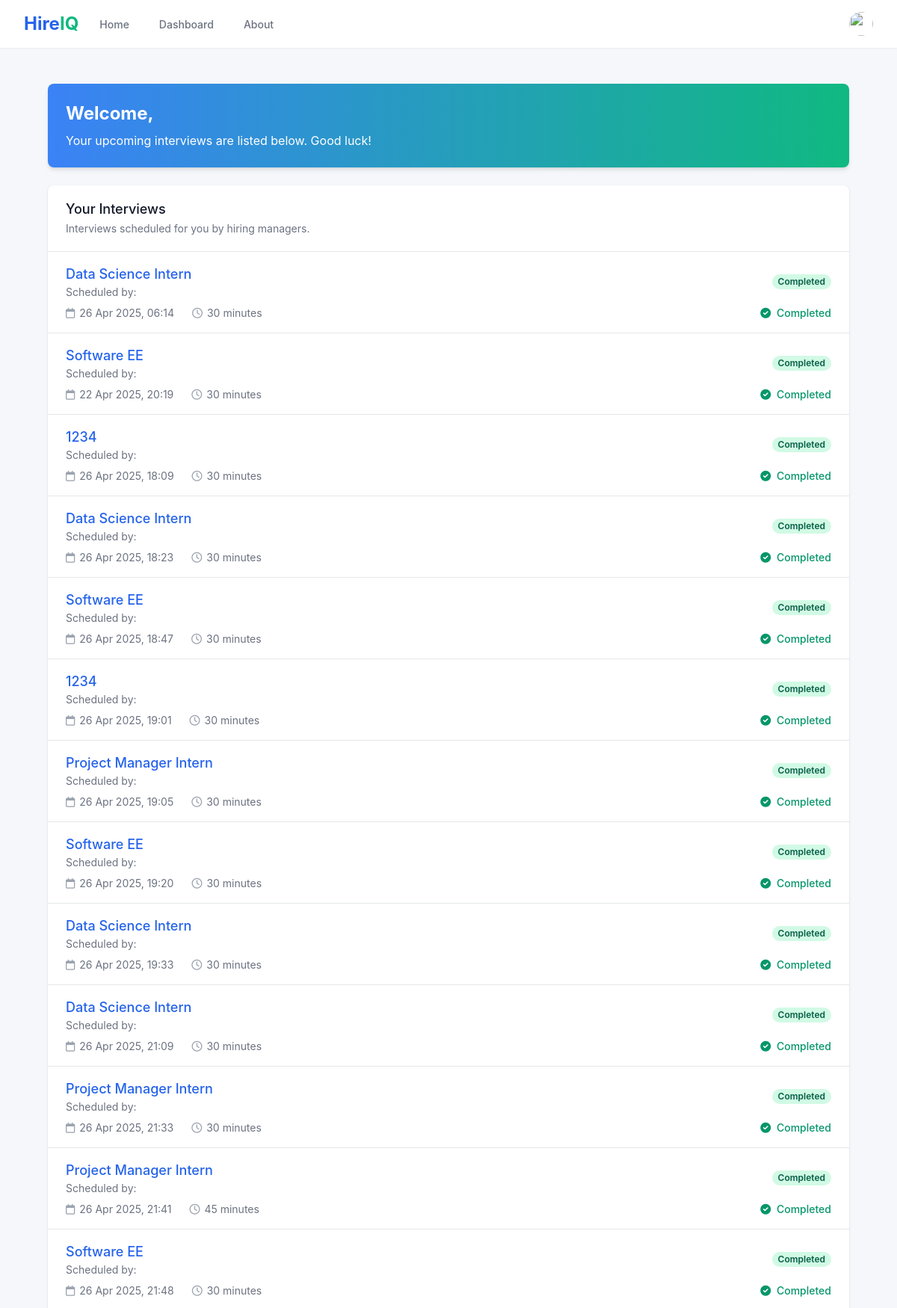
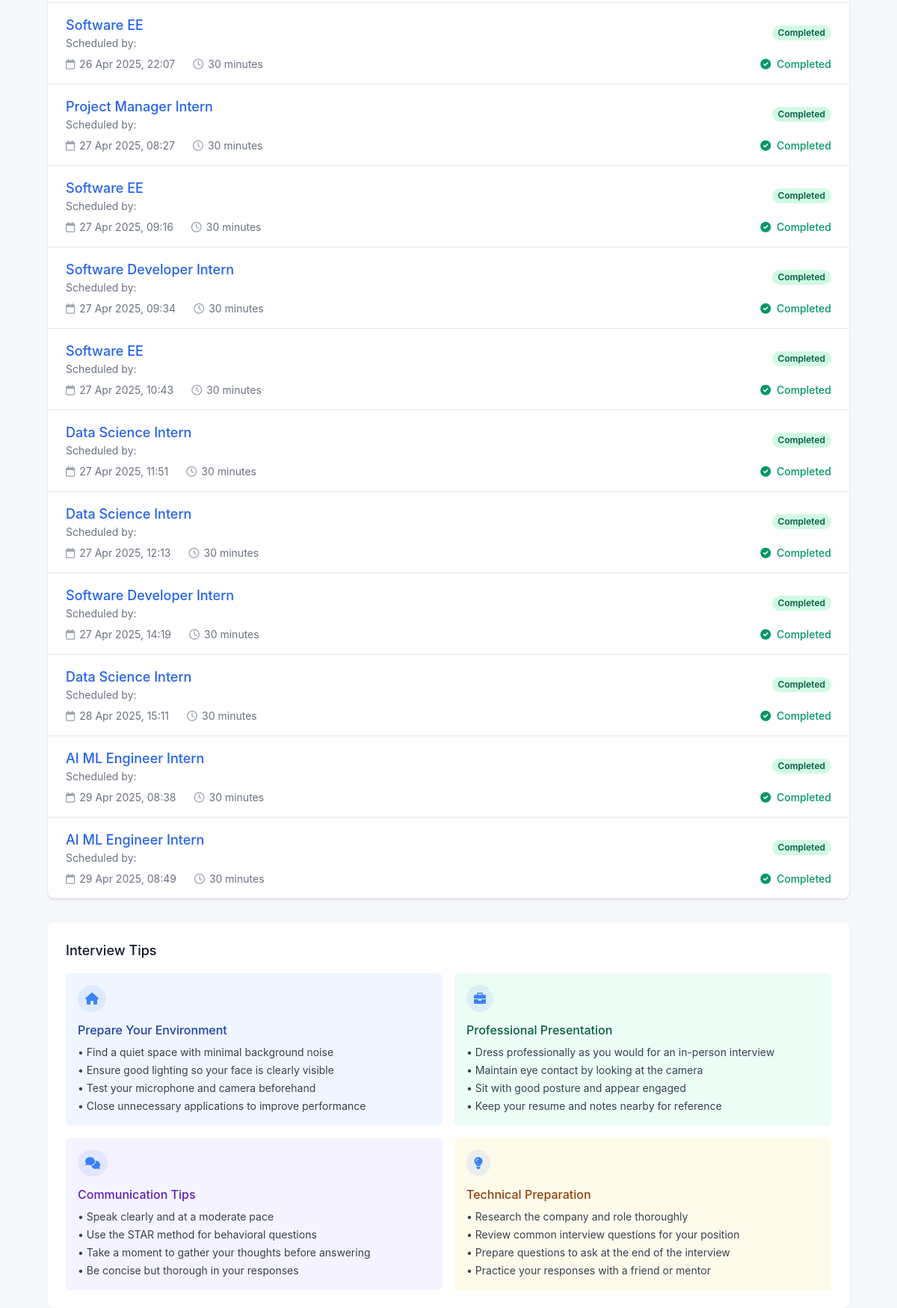
Page /candidate/dashboard (signed in, upper part) on the committed database (2 pictures, top to bottom).
### backend/database/models.py (models this page shows)
class Interview(Base):
    __tablename__ = "interviews"
    id = Column(Integer, primary_key=True, index=True)
    hr_id = Column(Integer, ForeignKey("users.id"), nullable=False)
    candidate_id = Column(Integer, ForeignKey("users.id"), nullable=False)
    candidate_name = Column(String, nullable=False)
    job_role = Column(String, nullable=False)
    difficulty = Column(String, nullable=False)  # "Very Easy", "Easy", "Medium", "Hard"
    scheduled_date = Column(DateTime, nullable=False)
    duration = Column(Integer, nullable=False)  # in minutes
    resume_path = Column(String, nullable=False)
    job_description = Column(Text, nullable=False)
    custom_questions = Column(JSON, nullable=True)
    status = Column(String, nullable=False)  # "scheduled", "in_progress", "completed", "cancelled"
    created_at = Column(DateTime, default=func.now())
    hr = relationship("User", foreign_keys=[hr_id], back_populates="hr_interviews")
    candidate = relationship("User", foreign_keys=[candidate_id], back_populates="candidate_interviews")
    results = relationship("InterviewResult", back_populates="interview", uselist=False)
    questions = relationship("InterviewQuestion", back_populates="interview")

### backend/main.py (the view)
@app.get("/candidate/dashboard", response_class=HTMLResponse)
async def candidate_dashboard(request: Request, user: User = Depends(get_current_user), db: Session = Depends(get_db)):
    if user.user_type != "Candidate":
        raise HTTPException(status_code=403, detail="Access denied")
    interviews = get_interviews_by_candidate(db, user.id)
    return templates.TemplateResponse("candidate_dashboard.html", {
        "request": request,
        "user": user,
        "interviews": interviews,
        "now": datetime.now()  # Add this line
    })

### frontend/templates/candidate_dashboard.html (shortened to what this page needs)
{% extends "base.html" %}
{% block content %}
<div class="max-w-7xl mx-auto py-6 px-4 sm:px-6 lg:px-8">
    <div class="welcome-banner mb-6 rounded-lg shadow-md p-6">
        <h1 class="text-2xl font-bold">Welcome, {{ user.full_name }}</h1>
        <p class="mt-2">Your upcoming interviews are listed below. Good luck!</p>
    </div>
    <div class="bg-white shadow overflow-hidden sm:rounded-lg">
        <div class="px-4 py-5 border-b border-gray-200 sm:px-6">
            <h3 class="text-lg leading-6 font-medium text-gray-900">
                Your Interviews
            </h3>
            <p class="mt-1 text-sm text-gray-500">
                Interviews scheduled for you by hiring managers.
            </p>
        </div>
        <ul class="divide-y divide-gray-200">
            {% if interviews %}
                {% for interview in interviews %}
                <li>
                    <div class="interview-card block hover:bg-gray-50">
                        <div class="px-4 py-4 sm:px-6">
                            <div class="flex items-center justify-between">
                                <div>
                                    <h4 class="text-lg font-medium text-blue-600">
                                        {{ interview.job_role }}
                                    </h4>
                                    <p class="text-sm text-gray-500">
                                        Scheduled by: {{ interview.hr_name }}
                                    </p>
                                </div>
                                <div class="ml-2 flex-shrink-0 flex">
                                    <p class="px-2 inline-flex text-xs leading-5 font-semibold rounded-full
                                    {% if interview.status == 'scheduled' %}
                                        status-scheduled
                                    {% elif interview.status == 'in_progress' %}
                                        status-in-progress
                                    {% elif interview.status == 'completed' %}
                                        status-completed
                                    {% endif %}">
                                        {{ interview.status|replace('_', ' ')|title }}
                                    </p>
                                </div>
                            </div>
                            <div class="mt-2 sm:flex sm:justify-between">
                                <div class="sm:flex">
                                    <p class="flex items-center text-sm text-gray-500">
                                        <i class="far fa-calendar mr-1.5 text-gray-400"></i>
                                        {{ interview.scheduled_date.strftime('%d %b %Y, %H:%M') }}
                                    </p>
                                    <p class="mt-2 flex items-center text-sm text-gray-500 sm:mt-0 sm:ml-6">
                                        <i class="far fa-clock mr-1.5 text-gray-400"></i>
                                        {{ interview.duration }} minutes
                                    </p>
                                </div>
                                <div class="mt-2 flex items-center text-sm sm:mt-0">
                                    {% if interview.status == 'scheduled' %}
                                        {% if interview.scheduled_date <= now %}
                                        <a href="/candidate/interview/{{ interview.id }}" class="inline-flex items-center px-4 py-2 border border-transparent text-sm font-medium rounded-md shadow-sm text-white bg-blue-600 hover:bg-blue-700 focus:outline-none focus:ring-2 focus:ring-offset-2 focus:ring-blue-500">
                                            Start Interview
                                        </a>
                                        {% else %}
                                        <span class="text-gray-500">Available on {{ interview.scheduled_date.strftime('%d %b') }}</span>
                                        {% endif %}
                                    {% elif interview.status == 'in_progress' %}
                                        <a href="/candidate/interview/{{ interview.id }}" class="inline-flex items-center px-4 py-2 border border-transparent text-sm font-medium rounded-md shadow-sm text-white bg-blue-600 hover:bg-blue-700 focus:outline-none focus:ring-2 focus:ring-offset-2 focus:ring-blue-500">
                                            Resume Interview
                                        </a>
                                    {% elif interview.status == 'completed' %}
                                        <span class="text-green-600 font-medium">
                                            <i class="fas fa-check-circle mr-1"></i> Completed
                                        </span>
                                    {% endif %}
                                </div>
                            </div>
                        </div>
                    </div>
                </li>
                {% endfor %}
            {% endif %}
        </ul>
    </div>
    <div class="mt-8 bg-white rounded-lg shadow-sm p-6">
        <h3 class="text-lg font-medium text-gray-900 mb-4">Interview Tips</h3>
        <div class="grid grid-cols-1 md:grid-cols-2 gap-4">
            <div class="tips-card bg-blue-50 p-4 rounded-md">
                <div class="tips-icon">
                    <i class="fas fa-home"></i>
                </div>
                <h4 class="font-medium text-blue-800 mb-2">Prepare Your Environment</h4>
                <ul class="text-sm text-gray-700 space-y-1">
                    <li>• Find a quiet space with minimal background noise</li>
                    <li>• Ensure good lighting so your face is clearly visible</li>
                    <li>• Test your microphone and camera beforehand</li>
                    <li>• Close unnecessary applications to improve performance</li>
                </ul>
            </div>
            <div class="tips-card bg-green-50 p-4 rounded-md">
                <div class="tips-icon">
                    <i class="fas fa-briefcase"></i>
                </div>
                <h4 class="font-medium text-green-800 mb-2">Professional Presentation</h4>
                <ul class="text-sm text-gray-700 space-y-1">
                    <li>• Dress professionally as you would for an in-person interview</li>
                    <li>• Maintain eye contact by looking at the camera</li>
                    <li>• Sit with good posture and appear engaged</li>
                    <li>• Keep your resume and notes nearby for reference</li>
                </ul>
            </div>
            <div class="tips-card bg-purple-50 p-4 rounded-md">
                <div class="tips-icon">
                    <i class="fas fa-comments"></i>
                </div>
                <h4 class="font-medium text-purple-800 mb-2">Communication Tips</h4>
                <ul class="text-sm text-gray-700 space-y-1">
                    <li>• Speak clearly and at a moderate pace</li>
                    <li>• Use the STAR method for behavioral questions</li>
                    <li>• Take a moment to gather your thoughts before answering</li>
                    <li>• Be concise but thorough in your responses</li>
                </ul>
            </div>
            <div class="tips-card bg-yellow-50 p-4 rounded-md">
                <div class="tips-icon">
                    <i class="fas fa-lightbulb"></i>
                </div>
                <h4 class="font-medium text-yellow-800 mb-2">Technical Preparation</h4>
                <ul class="text-sm text-gray-700 space-y-1">
                    <li>• Research the company and role thoroughly</li>
                    <li>• Review common interview questions for your position</li>
                    <li>• Prepare questions to ask at the end of the interview</li>
                    <li>• Practice your responses with a friend or mentor</li>
                </ul>
            </div>
        </div>
    </div>
</div>
{% endblock %}

### rows in the picture
Interview: job_role "Data Science Intern", status "Completed", scheduled_date "26 Apr 2025, 06:14", duration "30"
Interview: job_role "Software EE", status "Completed", scheduled_date "22 Apr 2025, 20:19", duration "30"
Interview: job_role "1234", status "Completed", scheduled_date "26 Apr 2025, 18:09", duration "30"
Interview: job_role "Data Science Intern", status "Completed", scheduled_date "26 Apr 2025, 18:23", duration "30"
Interview: job_role "Software EE", status "Completed", scheduled_date "26 Apr 2025, 18:47", duration "30"
Interview: job_role "1234", status "Completed", scheduled_date "26 Apr 2025, 19:01", duration "30"
Interview: job_role "Project Manager Intern", status "Completed", scheduled_date "26 Apr 2025, 19:05", duration "30"
Interview: job_role "Software EE", status "Completed", scheduled_date "26 Apr 2025, 19:20", duration "30"
Interview: job_role "Data Science Intern", status "Completed", scheduled_date "26 Apr 2025, 19:33", duration "30"
Interview: job_role "Data Science Intern", status "Completed", scheduled_date "26 Apr 2025, 21:09", duration "30"
Interview: job_role "Project Manager Intern", status "Completed", scheduled_date "26 Apr 2025, 21:33", duration "30"
Interview: job_role "Project Manager Intern", status "Completed", scheduled_date "26 Apr 2025, 21:41", duration "45"
Interview: job_role "Software EE", status "Completed", scheduled_date "26 Apr 2025, 21:48", duration "30"
Interview: job_role "Software EE", status "Completed", scheduled_date "26 Apr 2025, 22:07", duration "30"
Interview: job_role "Project Manager Intern", status "Completed", scheduled_date "27 Apr 2025, 08:27", duration "30"
Interview: job_role "Software EE", status "Completed", scheduled_date "27 Apr 2025, 09:16", duration "30"
Interview: job_role "Software Developer Intern", status "Completed", scheduled_date "27 Apr 2025, 09:34", duration "30"
Interview: job_role "Software EE", status "Completed", scheduled_date "27 Apr 2025, 10:43", duration "30"
Interview: job_role "Data Science Intern", status "Completed", scheduled_date "27 Apr 2025, 11:51", duration "30"
Interview: job_role "Data Science Intern", status "Completed", scheduled_date "27 Apr 2025, 12:13", duration "30"
Interview: job_role "Software Developer Intern", status "Completed", scheduled_date "27 Apr 2025, 14:19", duration "30"
Interview: job_role "Data Science Intern", status "Completed", scheduled_date "28 Apr 2025, 15:11", duration "30"
Interview: job_role "AI ML Engineer Intern", status "Completed", scheduled_date "29 Apr 2025, 08:38", duration "30"
Interview: job_role "AI ML Engineer Intern", status "Completed", scheduled_date "29 Apr 2025, 08:49", duration "30"
